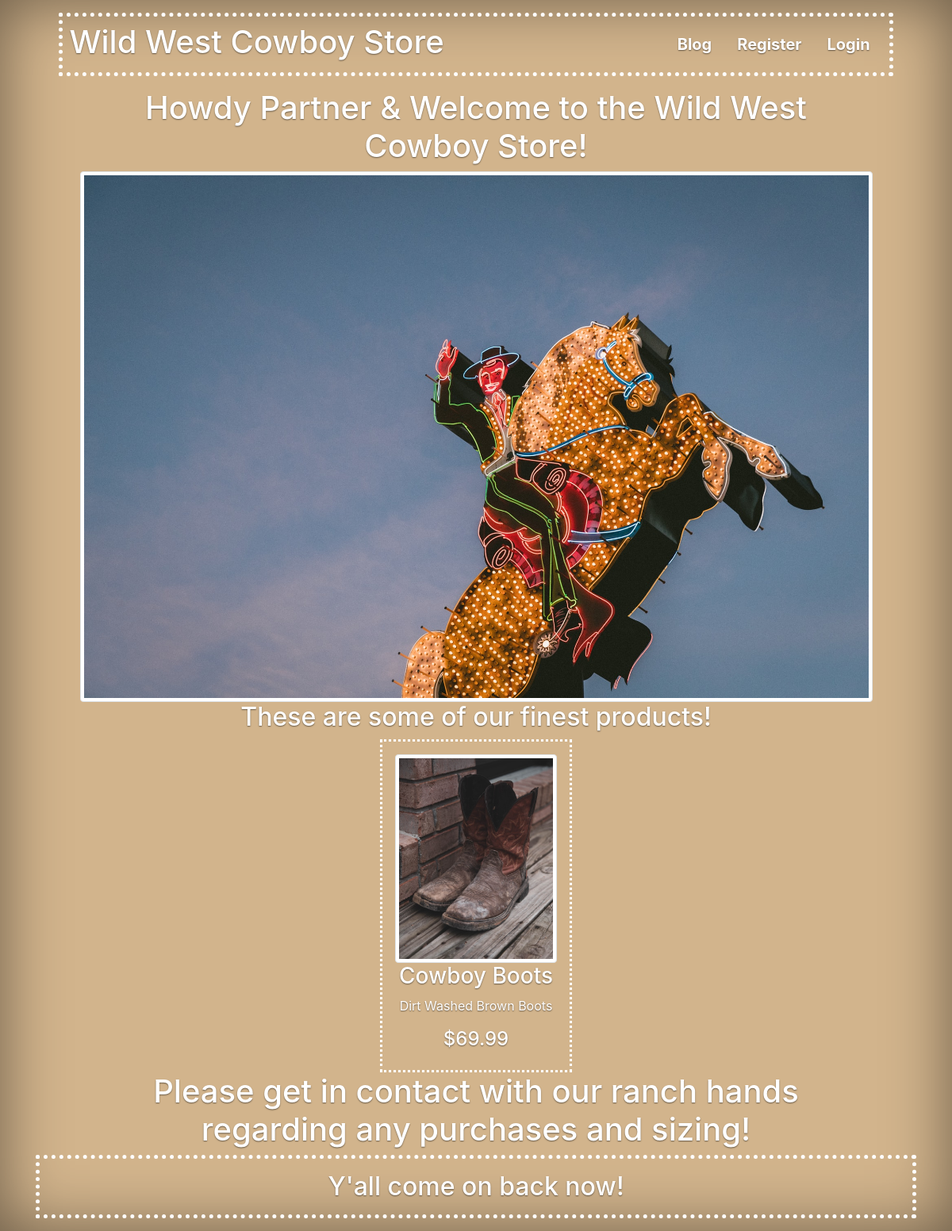
The app's page /, older data.
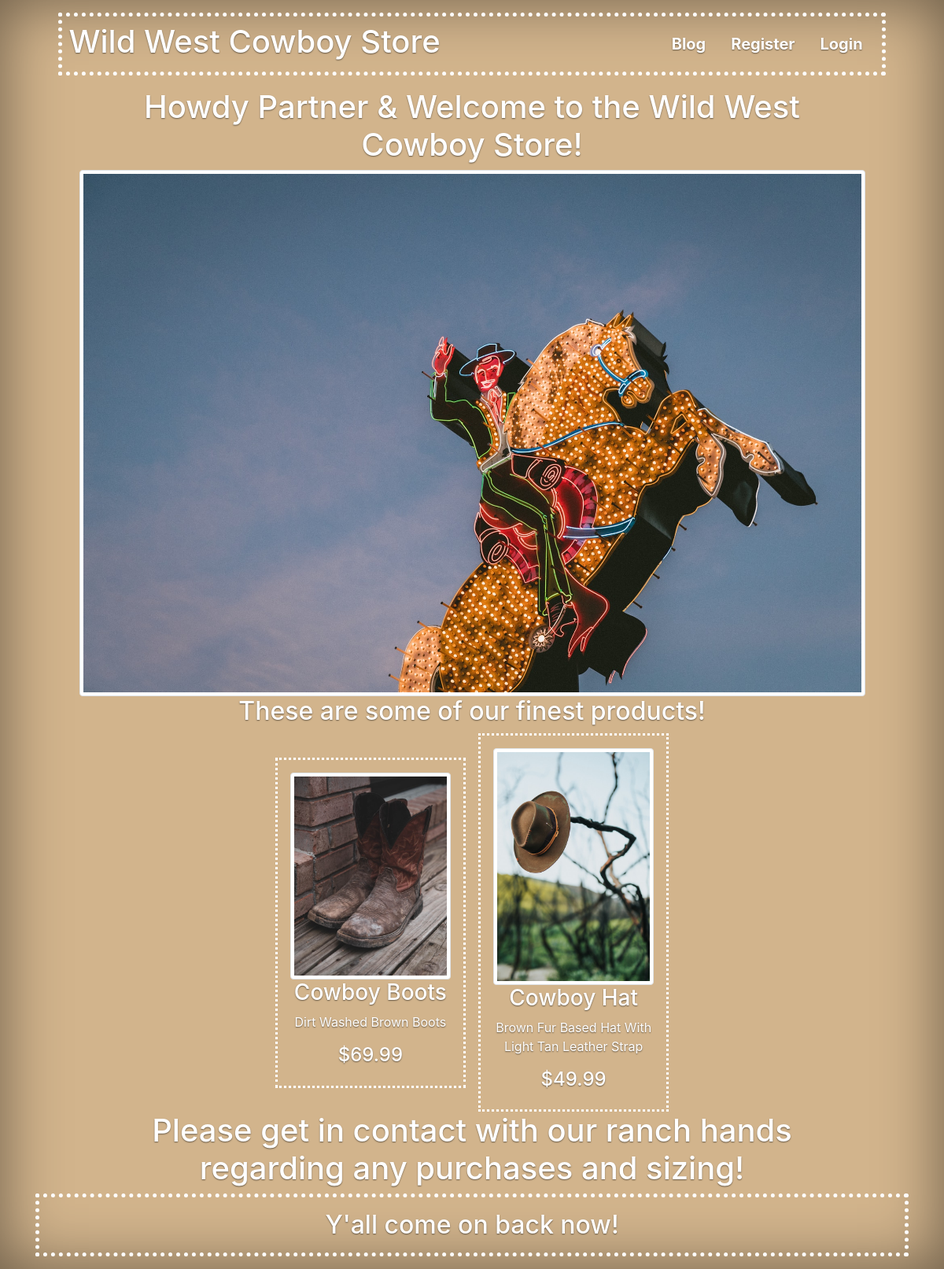
The same page, newer data.
### store_front/models.py (models this page shows, shortened)
class Product(models.Model):
    name = models.CharField(verbose_name="name", max_length=50)
    stock = models.IntegerField(verbose_name="stock", default=0)
    description = models.CharField(verbose_name="description", max_length=100)
    price = models.FloatField(verbose_name="price", default=0.0)
    image = models.ImageField(upload_to = upload_location, null = False, blank = False)#This cant be used unless Pillow library is used
    class Meta:
        verbose_name = "Product"
        verbose_name_plural = "Products"

### store_front/views.py (the view)
# urls.py: path('', store_home_view, name = "home"),
def store_home_view(request):
    context = {}
    products = Product.objects.all()
    context['products'] = products
    return render(request, 'store_front/store_home.html', context)

### store_front/templates/store_front/store_home.html (shortened to what this page needs)
{% extends 'base.html' %}
{% load static %}
{% block content %}
<div class = "container">
    <div class = "d-flex flex-column align-items-center store-body">
        {% if request.user.is_authenticated %}
            <h1 class = "text-center">Howdy {{request.user.username}} & Welcome to the Wild West Cowboy Store!</h1>
        {% else %}
            <h1 class = "text-center">Howdy Partner & Welcome to the Wild West Cowboy Store!</h1>
        {% endif %}
        <div class = "d-flex flex-column img-thumbnail rounded">
            <img src = "{% static 'store_home_photo.jpg' %}">
        </div>
        {% if products %}
            <h2>These are some of our finest products!</h2>
            <div class = "row col-md-12 justify-content-center">
                {% for product in products %}
                <div class = "col-3 product my-auto mx-2 p-3">
                    {% include 'store_front/snippets/body_snippet.html' with value=product %}
                </div>
                {%  endfor %}
            </div>
            <h1 class = "text-center">Please get in contact with our ranch hands regarding any purchases and sizing!</h1>
        {% else %}
            <h2>Looks like we better start stockin' the shelves!</h2>
        {% endif %}
    </div>
</div>
{% endblock content %}

### store_front/templates/store_front/snippets/body_snippet.html
<img src = "{{value.image.url}}" class = "img-thumbnail rounded">
<h3 class = "text-center">{{value.name}}</h3>
<p class = "text-center">{{value.description}}</p>
<h4 class = "text-center">${{value.price}}</h4>

Row changes from the older to the newer data that the page shows:
added Product: image (picture), name "Cowboy Hat", description "Brown Fur Based Hat With Light Tan Leather Strap", price "49.99"
